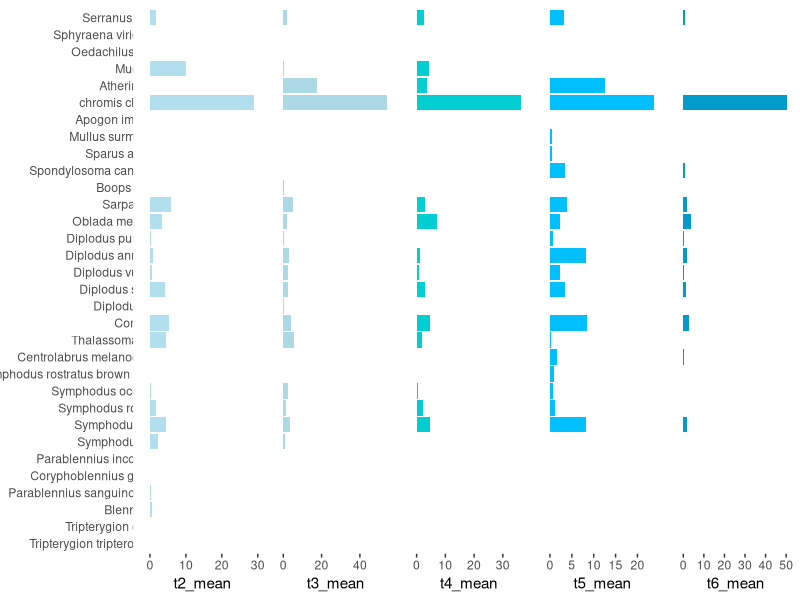
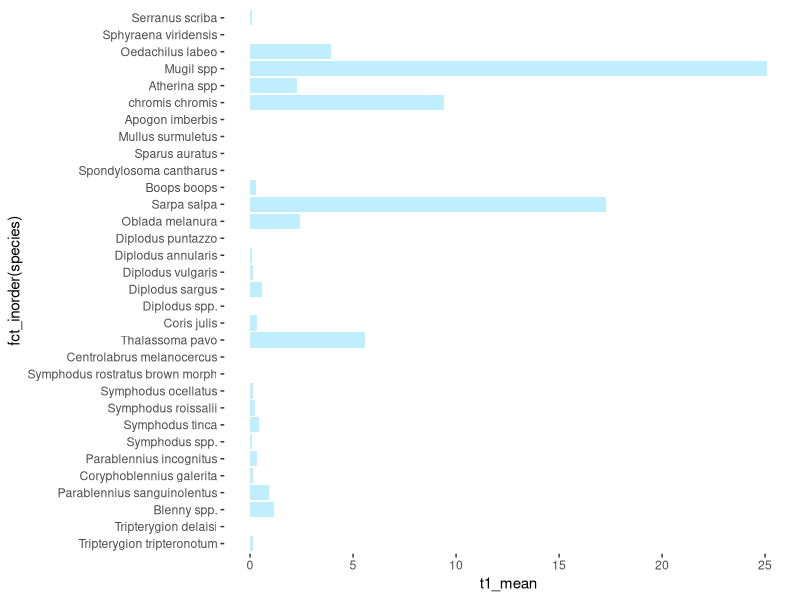
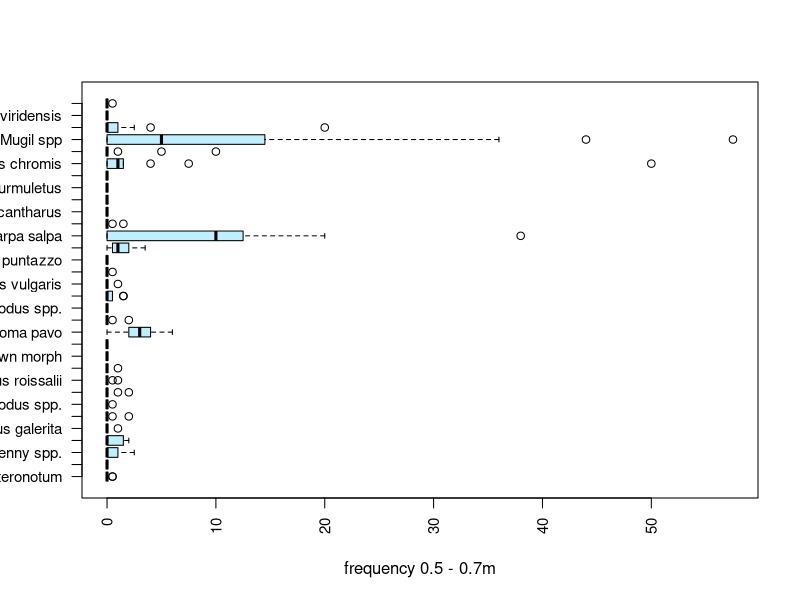
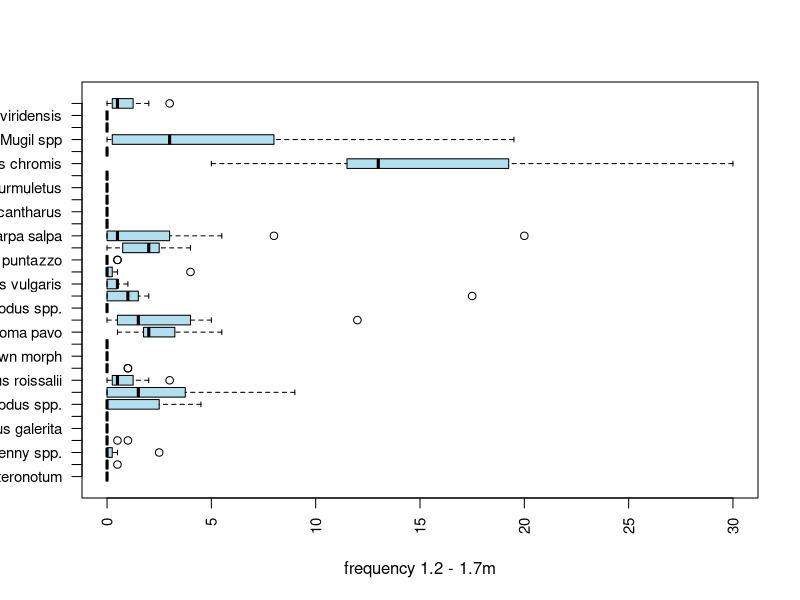
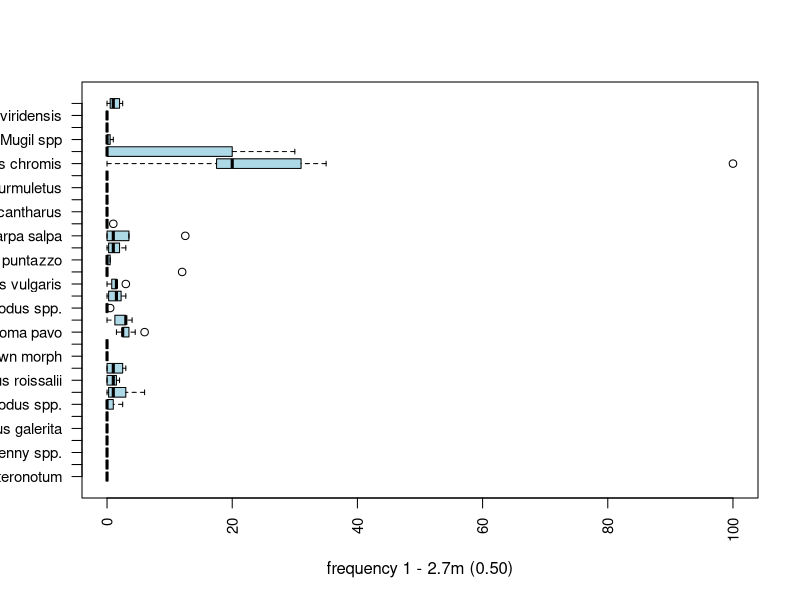
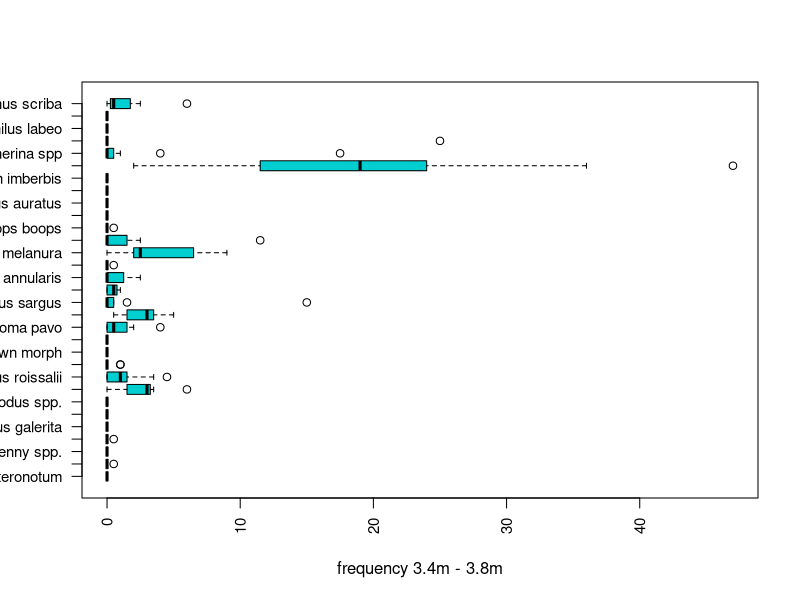
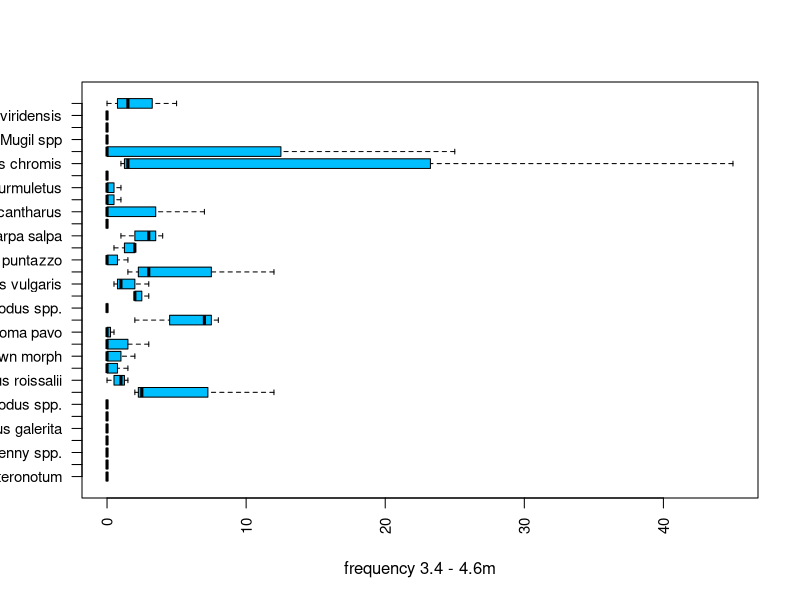
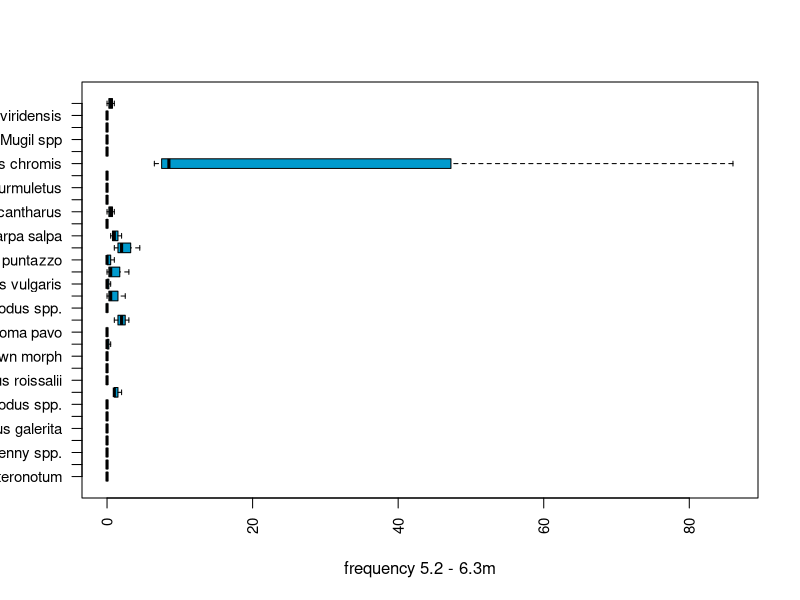

Write the R code that produced these figures, in order.

#pooja.singh09@gmail.com
#june2023
#corsica marine prac
# code runs in R
# text preceded by a hashtag (#) is comments, it is not code

#1 load libraries

library(tidyverse) #if library is missing then install it using 'install.packages("tidyverse")
library(ggplot2)
library(gridExtra)


####1 make a barplot of mean counts for each species

a <- read.table("2023_corsica_transect_data_plot2.txt", header=T, sep="\t")

head(a) # this allows to view first few rows
dim(a) # this tells your the number of rows and cols in your file

ggp <- ggplot(a, aes(fct_inorder(species), t1_mean)) + geom_bar(stat = "identity", fill="lightblue1") + theme(panel.grid = element_blank(), panel.background = element_blank())
p1 <- ggp + coord_flip() 

ggp <- ggplot(a, aes(fct_inorder(species), t2_mean)) + geom_bar(stat = "identity", fill="lightblue2") + theme(axis.text.y=element_blank(), axis.ticks.y=element_blank(), axis.title.y=element_blank(), panel.grid = element_blank(), panel.background = element_blank())
p2 <- ggp + coord_flip() 

ggp <- ggplot(a, aes(fct_inorder(species), t3_mean)) + geom_bar(stat = "identity", fill="lightblue") + theme(axis.text.y=element_blank(), axis.ticks.y=element_blank(), axis.title.y=element_blank(), panel.grid = element_blank(), panel.background = element_blank())
p3 <- ggp + coord_flip() 


ggp <- ggplot(a, aes(fct_inorder(species), t4_mean)) + geom_bar(stat = "identity", fill="darkturquoise") + theme(axis.text.y=element_blank(), axis.ticks.y=element_blank(), axis.title.y=element_blank(), panel.grid = element_blank(), panel.background = element_blank())
p4 <- ggp + coord_flip() 


ggp <- ggplot(a, aes(fct_inorder(species), t5_mean)) + geom_bar(stat = "identity", fill="deepskyblue") + theme(axis.text.y=element_blank(), axis.ticks.y=element_blank(), axis.title.y=element_blank(), panel.grid = element_blank(), panel.background = element_blank())
p5 <- ggp + coord_flip() 

ggp <- ggplot(a, aes(fct_inorder(species), t6_mean)) + geom_bar(stat = "identity", fill="deepskyblue3") + theme(axis.text.y=element_blank(), axis.ticks.y=element_blank(), axis.title.y=element_blank(), panel.grid = element_blank(), panel.background = element_blank())
p6 <- ggp + coord_flip() 

## visualise your plot
grid.arrange(p1, p2, p3, p4, p5, p6, nrow = 1)


## visualise individuals plots
p1

## this saves the plot as .svg format

svg("2023_corsica_transect_data_plot2.svg", h=10, w=30)
grid.arrange(p1, p2, p3, p4, p5, p6, nrow = 1)
dev.off()


## this saves the plot as .png format ( you can also save as .pdf or .jpeg)

png("2023_corsica_transect_data_plot2.png", h=10, w=30)
grid.arrange(p1, p2, p3, p4, p5, p6, nrow = 1)
dev.off()



####2 make a pie chart of means instead of a barplot

svg("2023_corsica_transect_data_piechart_legend.svg", h=15, w=30)
ggplot(a, aes(x="", y=t1_mean, fill=species)) + geom_bar(stat="identity", width=1) + coord_polar("y", start=0)
dev.off()

svg("2023_corsica_transect_data_piechart.svg", h=15, w=30)
p1 <- ggplot(a, aes(x="", y=t1_mean, fill=species)) + geom_bar(stat="identity", width=1, show.legend = FALSE) + coord_polar("y", start=0)
p2 <- ggplot(a, aes(x="", y=t2_mean, fill=species)) + geom_bar(stat="identity", width=1, show.legend = FALSE) + coord_polar("y", start=0)
p3 <- ggplot(a, aes(x="", y=t3_mean, fill=species)) + geom_bar(stat="identity", width=1, show.legend = FALSE) + coord_polar("y", start=0)
p4 <- ggplot(a, aes(x="", y=t4_mean, fill=species)) + geom_bar(stat="identity", width=1, show.legend = FALSE) + coord_polar("y", start=0)
p5 <- ggplot(a, aes(x="", y=t5_mean, fill=species)) + geom_bar(stat="identity", width=1, show.legend = FALSE) + coord_polar("y", start=0)
p6 <- ggplot(a, aes(x="", y=t6_mean, fill=species)) + geom_bar(stat="identity", width=1, show.legend = FALSE) + coord_polar("y", start=0)
grid.arrange(p1, p2,p3, p4, p5, p6, nrow = 2, ncol=3)
dev.off()


####3 visualise student variation in measurements

a <- read.table("2023_corsica_transect_data_1.txt", header=T, sep="\t", row.names=1)
boxplot(t(a), horizontal=TRUE, las=2, cex.axis=0.9, xlab="frequency 0.5 - 0.7m", col="lightblue1")

a1 <- read.table("2023_corsica_transect_data_2.txt", header=T, sep="\t", row.names=1)
boxplot(t(a1), horizontal=TRUE, las=2, cex.axis=0.9, xlab="frequency 1.2 - 1.7m", col="lightblue2")


a2 <- read.table("2023_corsica_transect_data_3.txt", header=T, sep="\t", row.names=1)
boxplot(t(a2), horizontal=TRUE, las=2, cex.axis=0.9, xlab="frequency 1 - 2.7m (0.50)", col="lightblue")


a3 <- read.table("2023_corsica_transect_data_4.txt", header=T, sep="\t", row.names=1)
boxplot(t(a3), horizontal=TRUE, las=2, cex.axis=0.9, xlab="frequency 3.4m - 3.8m", col="darkturquoise")

a4 <- read.table("2023_corsica_transect_data_5.txt", header=T, sep="\t", row.names=1)
boxplot(t(a4), horizontal=TRUE, las=2, cex.axis=0.9, xlab="frequency 3.4 - 4.6m", col="deepskyblue")


a5 <- read.table("2023_corsica_transect_data_6.txt", header=T, sep="\t", row.names=1)
boxplot(t(a5), horizontal=TRUE, las=2, cex.axis=0.9, xlab="frequency 5.2 - 6.3m", col="deepskyblue3")

svg("2023_corsica_transect_data_means_variation.svg", h=15, w=20)
par(mfrow=c(2,3))
boxplot(t(a), horizontal=TRUE, las=2, cex.axis=1, xlab="frequency 0.5 - 0.7m", col="lightblue1")
boxplot(t(a1), horizontal=TRUE, las=2, cex.axis=1, xlab="frequency 1.2 - 1.7m", col="lightblue2", yaxt="n")
boxplot(t(a2), horizontal=TRUE, las=2, cex.axis=1, xlab="frequency 1 - 2.7m (0.50)", col="lightblue", yaxt="n")
boxplot(t(a3), horizontal=TRUE, las=2, cex.axis=1, xlab="frequency 3.4m - 3.8m", col="darkturquoise")
boxplot(t(a4), horizontal=TRUE, las=2, cex.axis=1, xlab="frequency 3.4 - 4.6m", col="deepskyblue", yaxt="n")
boxplot(t(a5), horizontal=TRUE, las=2, cex.axis=1, xlab="frequency 5.2 - 6.3m", col="deepskyblue3", yaxt="n")
dev.off()
